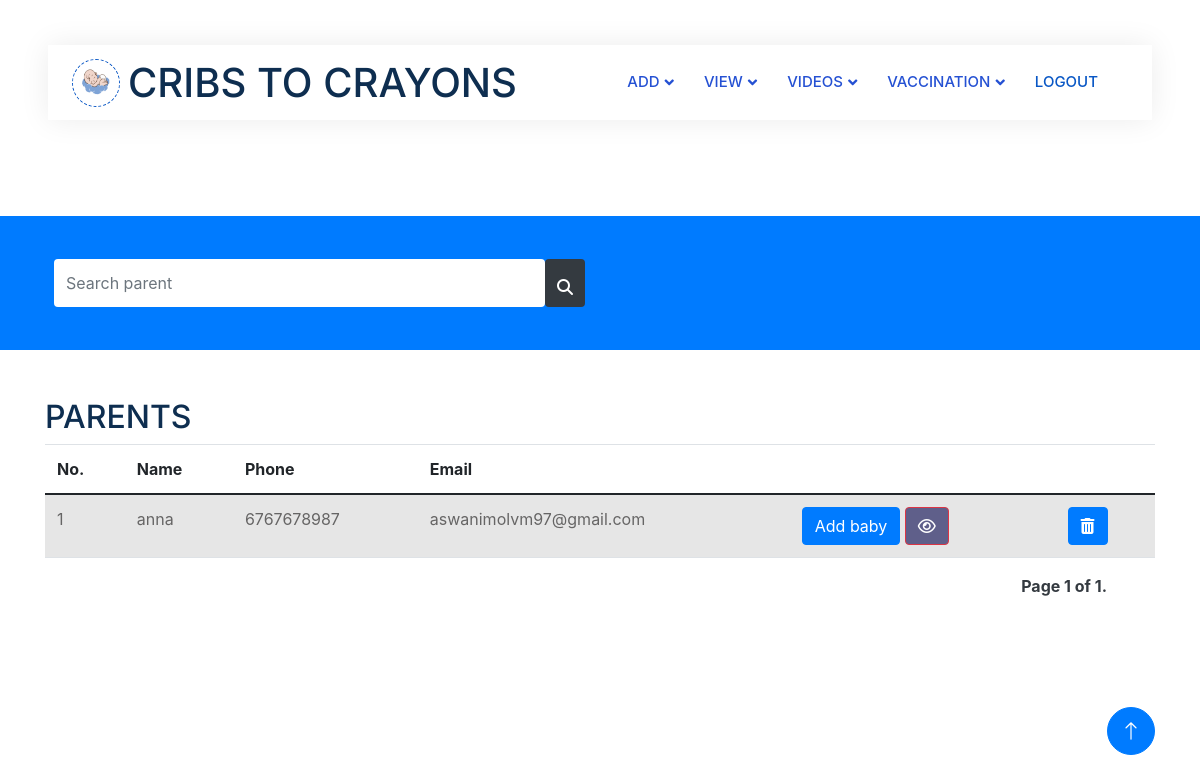
/viewparents (signed in), run on an earlier commit of the app's database.
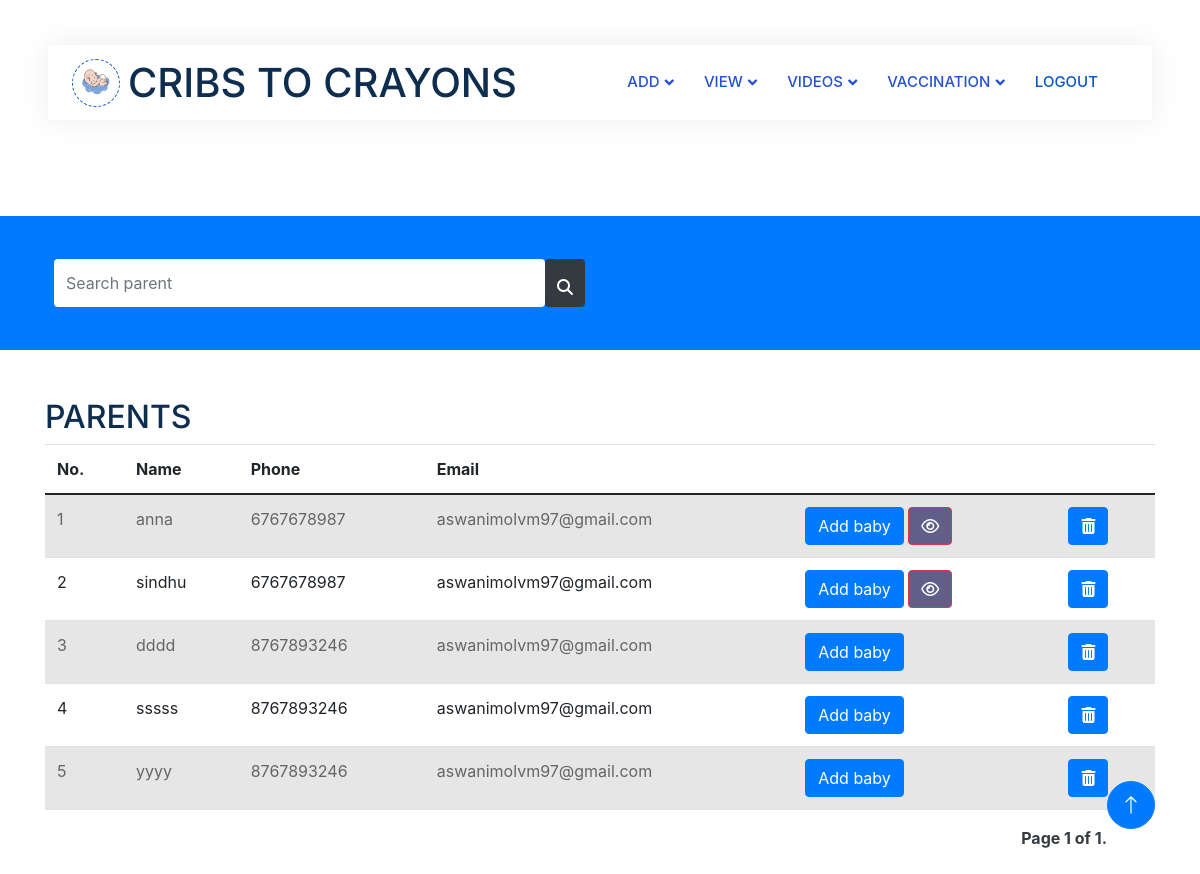
And on a later commit of the database.
### app1/models.py (models this page shows, shortened)
class Parent(models.Model):
    login_id=models.ForeignKey(LoginUser,on_delete=models.CASCADE)
    hospital_id=models.ForeignKey(Hospital,on_delete=models.CASCADE)
    parent_name=models.CharField(max_length=20)
    Address=models.CharField(max_length=50)
    Email=models.EmailField()
    phone=models.IntegerField()
    blood_group=models.CharField(max_length=10)
    baby_status=models.CharField(max_length=50,null=True, blank=True,)

### app1/views.py (the view)
# urls.py: path('viewparents',views.view_parent,name="viewparents"),
def view_parent(request):
    log_id=LoginUser.objects.get(id=request.user.id)
    hospital_id=Hospital.objects.get(login_id=log_id)
    parents=Parent.objects.filter(hospital_id=hospital_id)
    items_per_page = 5
    paginator = Paginator(parents, items_per_page)
    page = request.GET.get('page', 1)
    try:
        parents = paginator.page(page)
    except PageNotAnInteger:
        parents = paginator.page(1)
    except EmptyPage:
        parents = paginator.page(paginator.num_pages)
    context={
        'parent': parents
    }
    return render(request,'Hospital/viewparents.html',context)

### template/Hospital/viewparents.html (shortened to what the changed rows need)
<!DOCTYPE html>
<html lang="en">
{% load static %}
<head>
    <link rel="stylesheet" href="https://cdnjs.cloudflare.com/ajax/libs/font-awesome/6.5.1/css/all.min.css" />
    <link href="https://cdnjs.cloudflare.com/ajax/libs/font-awesome/5.10.0/css/all.min.css" rel="stylesheet">
    <link href="https://cdn.jsdelivr.net/npm/bootstrap-icons@1.4.1/font/bootstrap-icons.css" rel="stylesheet">
    <link href="{% static 'js/animate.min.css' %}" rel="stylesheet">
    <link href="{% static 'js/owl.carousel.min.css' %}" rel="stylesheet">
    <link href="{% static 'css/bootstrap.min.css' %}" rel="stylesheet">
    <link rel="stylesheet" href="https://stackpath.bootstrapcdn.com/bootstrap/4.5.2/css/bootstrap.min.css">
    <link href="{% static 'css/style.css' %}" rel="stylesheet">
</head>
<body>
    <div class="container-xxl bg-white p-0">
        <div class="container-fluid nav-bar bg-transparent">
            <nav class="navbar navbar-expand-lg bg-white navbar-light py-0 px-4">
                <a href="" class="navbar-brand d-flex align-items-center text-center">
                    <h1 class="m-0 " >CRIBS TO CRAYONS</h1>
                </a>
            </nav>
        </div>
<br>
<br>
<br>
<br>
<div class="container">
    <h2>PARENTS</h2>
    <table class="table table-striped">
      <thead>
        <tr>
          <th>No.</th>
          <th>Name</th>
          <th>Phone</th>
          <th>Email</th>
          <th></th>
          <th></th>
        </tr>
      </thead>
      <tbody>
        {% for i in parent %}
        <tr>
          <td>{{ forloop.counter0|add:parent.start_index }}</td>
         <td>{{ i.parent_name }}</td>
         <td>{{ i.phone }}</td>
         <td>{{ i.Email }}</td>
          <td>
            <a href="{% url 'addbaby' id=i.id %}" class="btn btn-primary">Add baby</a>
            {% if i.baby_status == "True" %}
           <a href="{% url 'viewbabyh' id=i.id %}" <button type="button" class="btn btn-danger" style="background-color: rgb(95, 95, 138);"><i class="fa-regular fa-eye"></i></button>
            {% endif %}
          </td>
          <td> <a href="{% url 'deleteparent' id=i.id %}" class="btn btn-primary"><i class="fa-solid fa-trash-can"></i></a></td>
        </tr>
        {% endfor %}
      </tbody>
    </table>
  </div>
</div>
</body>
</html>

What changed in the data, as far as the page shows it:
added Parent: parent_name "sindhu", phone "6767678987", Email "aswanimolvm97@gmail.com", baby_status "True" (drawn)
added Parent: parent_name "dddd", phone "8767893246", Email "aswanimolvm97@gmail.com"
added Parent: parent_name "sssss", phone "8767893246", Email "aswanimolvm97@gmail.com"
added Parent: parent_name "yyyy", phone "8767893246", Email "aswanimolvm97@gmail.com"
